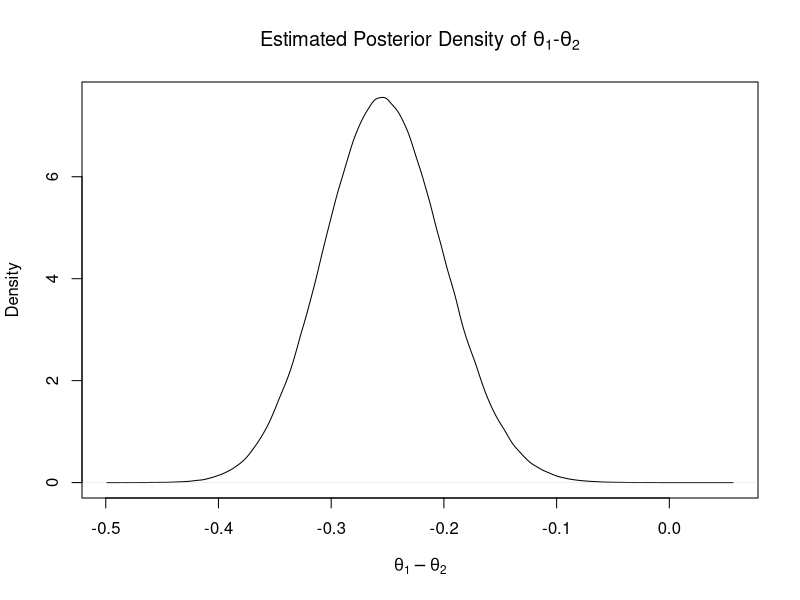
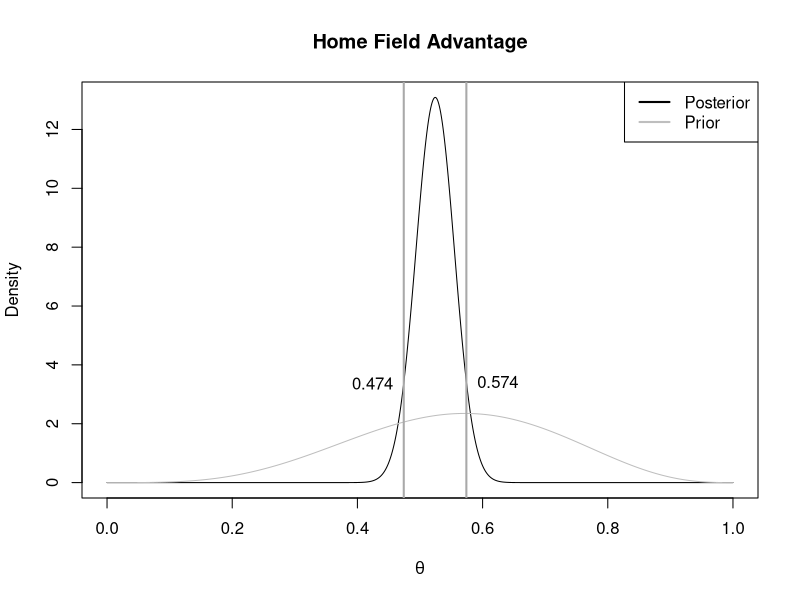

Write the R code that produced these figures, in order.
## ---- chunk 1
pi
## ---- chunk 2
sample_size <- 1
x <- runif(sample_size)
y <- runif(sample_size)
4*mean(x**2 + y**2 <= 1)
## ---- chunk 3
sim_vals <- rnorm(15000,mean = 200, sd = 18)
quantile(sim_vals, .80)
## ---- chunk 4
theta1s <- rbeta(6000, 75, 123)
theta2s <- rbeta(6000, 91, 53)
diffs = theta1s - theta2s
mean(diffs)
## ---- chunk 5
quantile(diffs, c(0.025, 0.975))
## ---- chunk 6
mean(diffs <= -0.2)
## ---- chunk 7
t1s <- rbeta(1000000, 75,123)
t2s <- rbeta(1000000,91,53)
plot(density(t1s-t2s),
xlab=expression(theta[1]-theta[2]),
main=expression(paste("Estimated Posterior Density of ",
theta[1], "-", theta[2]), sep=""))
## ---- chunk 8
a = 5
b = 4
n = 260
y = 136
a_star = a + y
b_star = b + n - y
thetas <- seq(0,1,length.out=1001)
interval <- c(qbeta(.05,shape1=a_star,shape2=b_star), qbeta(.95,shape1=a_star,shape2=b_star))
interval
plot(thetas, dbeta(thetas, shape1 = a_star, shape2 = b_star), type = 'l', col = 'black',
     main = 'Home Field Advantage', xlab = expression(theta), ylab = 'Density')
lines(thetas, dbeta(thetas, shape1 = 5, shape2 = 4), type = 'l', col = 'gray')
legend("topright", legend=c("Posterior", "Prior"),
       col=c("black", "gray"), lty = 1, lwd = 2, cex = 1)
abline(v=interval,col='darkgrey',lwd=2)
text(interval[1]-.05, dbeta(interval[1],a_star,b_star), round(interval[1], 3))
text(interval[2]+.05, dbeta(interval[2],a_star,b_star), round(interval[2], 3))
## ---- chunk 9
1 - pbeta(.50, shape1 = a_star, shape2 = b_star)
